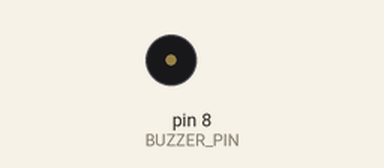
Simulated run of this sketch. Board: Arduino Uno, built with avr-gcc and run on an emulated ATmega328P. Shown: buzzer (waves = sounding). What the sketch prints to the serial monitor is not drawn.

Above: at 5.8 s.
At 10.7 s:
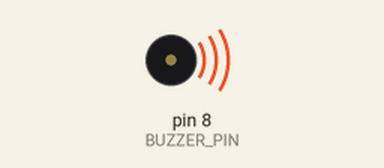
Timing chart, 0 to 11.0 s (numbered marks = the images above):
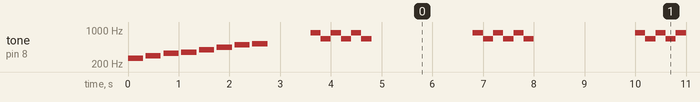

Measured:
- by itself, tone on pin 8 (BUZZER_PIN): plays 262 Hz for 0.30 s, 294 Hz for 0.30 s, 330 Hz for 0.30 s, 349 Hz for 0.30 s, 392 Hz for 0.30 s, 440 Hz for 0.30 s … (248 notes in this stretch)

The sketch:

u10-buzzer.ino
```cpp
/*
 * U10 · 無源蜂鳴器：讓板子發出聲音
 *
 * 目標：tone() 控制頻率，做出音階與警報聲。
 * 接線：
 *   蜂鳴器 正極(長腳或標 +) ── D8
 *   蜂鳴器 另一腳            ── GND
 *
 * 無源蜂鳴器需要你給它「頻率」才會響；
 * 有源蜂鳴器只要通電就叫，反而不能控制音高。
 */

const int BUZZER_PIN = 8;

// 中央 Do 到高音 Do 的頻率（赫茲）
const int SCALE[] = {262, 294, 330, 349, 392, 440, 494, 523};
const char* NAMES[] = {"Do", "Re", "Mi", "Fa", "So", "La", "Si", "Do"};

void setup() {
  Serial.begin(9600);

  // 先跑一次音階
  for (int i = 0; i < 8; i++) {
    Serial.println(NAMES[i]);
    tone(BUZZER_PIN, SCALE[i], 300);   // 第三個參數是持續毫秒數
    delay(350);                        // 要比 tone 的長度再久一點才聽得出斷句
  }
  noTone(BUZZER_PIN);
  delay(800);
}

void loop() {
  // 兩音交替的警報聲
  for (int i = 0; i < 3; i++) {
    tone(BUZZER_PIN, 880); delay(200);
    tone(BUZZER_PIN, 660); delay(200);
  }
  noTone(BUZZER_PIN);
  delay(2000);
}

/*
 * 注意
 *   tone() 在 Uno 上會占用 Timer2，
 *   所以用了 tone() 之後，D3 和 D11 的 analogWrite 會失效。
 *   要同時做呼吸燈和聲音的話，LED 改用 D5 D6 D9 D10。
 */
```
